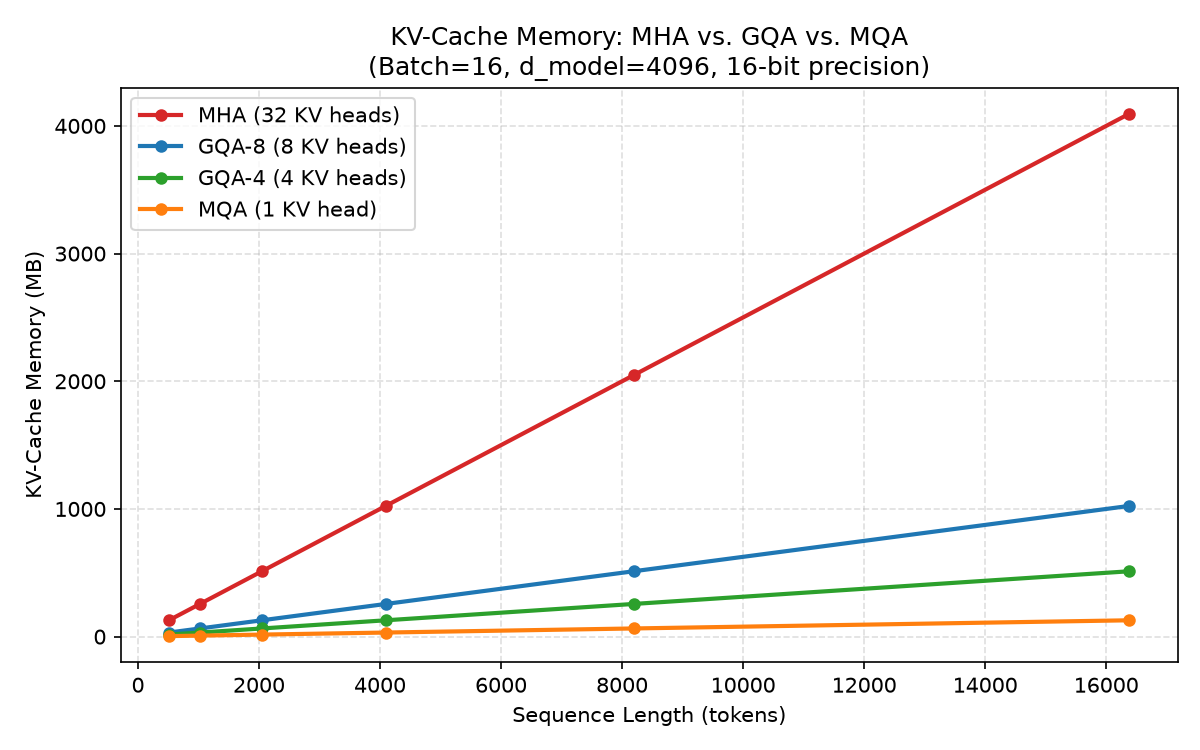

Python code for this plot:
from pathlib import Path
import matplotlib.pyplot as plt

# Model configuration (LLaMA-style)
d_model = 4096
num_heads = 32
d_head = d_model // num_heads  # 128
batch_size = 16
bytes_per_elem = 2  # fp16 / bf16

seq_lens = [512, 1024, 2048, 4096, 8192, 16384]
configs = {
    "MHA (32 KV heads)": 32,
    "GQA-8 (8 KV heads)": 8,
    "GQA-4 (4 KV heads)": 4,
    "MQA (1 KV head)": 1,
}


# Calculate KV-cache memory in Megabytes: 2 (K & V) * batch * seq * kv_heads * d_head * bytes
def kv_cache_memory_mb(num_kv_heads, seq_len):
    total_bytes = 2 * batch_size * seq_len * num_kv_heads * d_head * bytes_per_elem
    return total_bytes / (1024**2)


memory_data = {name: [] for name in configs}
for seq in seq_lens:
    row = f"{seq:<12} "
    for name, kv_heads in configs.items():
        mb = kv_cache_memory_mb(kv_heads, seq)
        memory_data[name].append(mb)
        row += f"{mb:>10.1f} MB         "

# Plot memory comparison
fig, ax = plt.subplots(figsize=(8, 5))
colors = ["#d62728", "#1f77b4", "#2ca02c", "#ff7f0e"]

for (name, mem_list), color in zip(memory_data.items(), colors):
    ax.plot(
        seq_lens, mem_list, "o-", label=name, color=color, linewidth=2, markersize=5
    )

ax.set_title(
    f"KV-Cache Memory: MHA vs. GQA vs. MQA\n(Batch={batch_size}, d_model={d_model}, 16-bit precision)"
)
ax.set_xlabel("Sequence Length (tokens)")
ax.set_ylabel("KV-Cache Memory (MB)")
ax.grid(True, linestyle="--", alpha=0.4)
ax.legend()

fig.tight_layout()
fig.savefig(Path(__file__).parent / "gqa_memory_comparison.png", dpi=150)
plt.close(fig)
